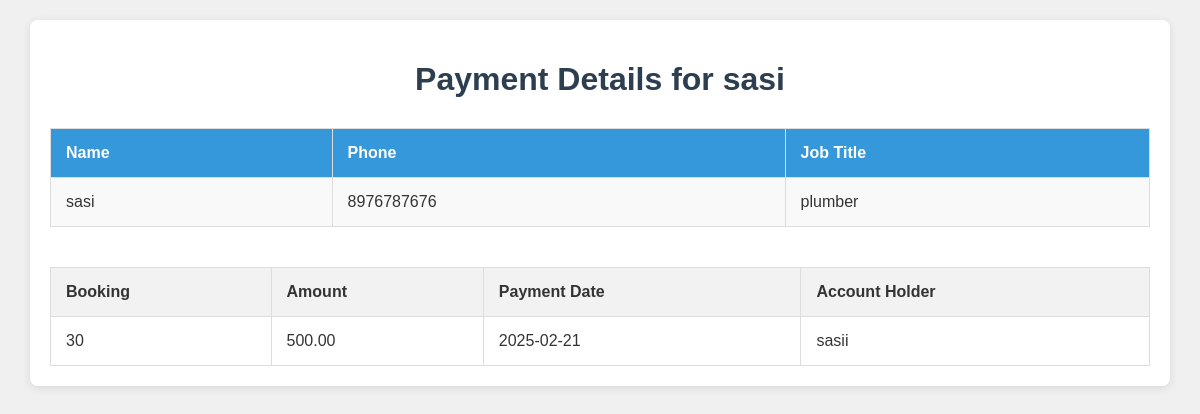
Page /payment-details/8/ (signed in) on the committed database.
### urban/models.py (models this page shows, shortened)
class Worker(models.Model):
    user = models.OneToOneField(User, on_delete=models.CASCADE)
    phone = models.CharField(max_length=10, null=False)
    email = models.CharField(max_length=50, null=True)
    skills = models.CharField(max_length=30, null=False)
    work_experience = models.CharField(max_length=20)
    address = models.CharField(max_length=50,default='address' )
    pincode= models.CharField(max_length=6, default='pincode')
    city = models.CharField(max_length=25, null=False)
    district = models.CharField(max_length=25, default='district')
    aadhar_number = models.CharField(max_length=12, default='Pending')
    service_rate = models.CharField(max_length=30)
    status = models.CharField(max_length=20, default='Pending')
    profile_pic = models.FileField(
        upload_to='profile_files',
        default='profile_files/default.pdf',
        null=True,
        blank=True
    )
    is_approved = models.BooleanField(default=False)
    @property
    def get_name(self):
        return f"{self.user.first_name} {self.user.last_name}"
    def __str__(self):
        return self.get_name

class Payment(models.Model):
    booking = models.ForeignKey('Booking', on_delete=models.CASCADE)  # Link to the booking
    worker = models.CharField(max_length=16,default="hai") # The worker being paid
    amount = models.DecimalField(max_digits=10, decimal_places=2)  # Amount paid
    card_number = models.CharField(max_length=16)  # Credit card number (for demo only)
    account_holder_name = models.CharField(max_length=100)  # Account holder name
    cvv = models.CharField(max_length=3)  # CVV code
    expiry_date = models.DateField()  # Expiry date
    status = models.CharField(max_length=20, default='Pending')  # Payment status
    created_at = models.DateTimeField(auto_now_add=True)  # Timestamp

class Booking(models.Model):
    STATUS = (
        ('Order Confirmed', 'Order Confirmed'),
        ('Delivered', 'Delivered'),
    )
    consumer = models.ForeignKey(Consumer, on_delete=models.CASCADE, null=True)
    service = models.ForeignKey(Services, on_delete=models.CASCADE, null=True)
    worker = models.ForeignKey(Worker, on_delete=models.CASCADE, null=True)  # Add this line
    name = models.CharField(max_length=100, null=True)  # Add this line
    email = models.CharField(max_length=50, null=True)
    lat=models.FloatField(default=0,null=True)
    long=models.FloatField(default=0,null=True)
    mobile = models.CharField(max_length=10, null=True)
    order_date = models.DateField(null=True,blank=True)
    status = models.CharField(max_length=50, null=True, choices=STATUS)

### urban/views.py (the view)
# urls.py: path('payment-details/<int:worker_id>/',views.worker_payment_details,name='payment_details'),
@login_required
def worker_payment_details(request, worker_id):
    worker = get_object_or_404(Worker, id=worker_id)
    payments = Payment.objects.filter(worker=worker)
    return render(request, 'worker/payment_details.html', {
        'worker': worker,
        'payments': payments
    })

### templates/worker/payment_details.html (shortened to what this page needs)
<!DOCTYPE html>
<html lang="en">
<head>
    <link rel="stylesheet" href="https://cdnjs.cloudflare.com/ajax/libs/font-awesome/5.14.0/css/all.css">
</head>
<body>
    <div class="container">
        <h1>Payment Details for {{ worker.get_name }}</h1>
        <table class="worker-details">
            <thead>
                <tr>
                    <th>Name</th>
                    <th>Phone</th>
                    <th>Job Title</th>
                </tr>
            </thead>
            <tbody>
                <tr>
                    <td>{{ worker.get_name }}</td>
                    <td>{{ worker.phone }}</td>
                    <td>{{ worker.skills }}</td>
                </tr>
            </tbody>
        </table>
        {% if payments %}
            <table class="payment-table">
                <thead>
                    <tr>
                        <th>Booking</th>
                        <th>Amount</th>
                        <th>Payment Date</th>
                        <th>Account Holder</th>
                    </tr>
                </thead>
                <tbody>
                    {% for payment in payments %}
                        <tr>
                            <td>{{ payment.booking.id }}</td>
                            <td>{{ payment.amount }}</td>
                            <td>{{ payment.created_at|date:"Y-m-d" }}</td>
                            <td>{{ payment.account_holder_name }}</td>
                        </tr>
                    {% endfor %}
                </tbody>
            </table>
        {% else %}
            <p>No payment records available for this worker.</p>
        {% endif %}
    </div>
</body>
</html>

### templates/worker/payment_details.html (style rules this page uses)
body { font-family: 'Arial', sans-serif; margin: 0; padding: 20px; background-color: #f0f0f0; color: #333; }
h1 { color: #2c3e50; text-align: center; margin-bottom: 30px; }
.container { max-width: 1100px; margin: 0 auto; background-color: #ffffff; padding: 20px; border-radius: 8px; box-shadow: 0 2px 10px rgba(0, 0, 0, 0.1); }
.worker-details { width: 100%; border-collapse: collapse; margin-bottom: 40px; }
.worker-details th, .worker-details td { padding: 15px; border: 1px solid #ddd; text-align: left; }
.worker-details th { background-color: #3498db; color: white; }
.worker-details td { background-color: #f9f9f9; }
.payment-table { width: 100%; border-collapse: collapse; }
.payment-table th, .payment-table td { padding: 15px; border: 1px solid #ddd; text-align: left; }
.payment-table th { background-color: #f2f2f2; color: #333; }
.payment-table td { background-color: #fff; }

### rows in the picture
Worker: get_name "sasi", phone "8976787676", skills "plumber"
Payment: booking.id "30", amount "500.00", created_at "2025-02-21", account_holder_name "sasii"
